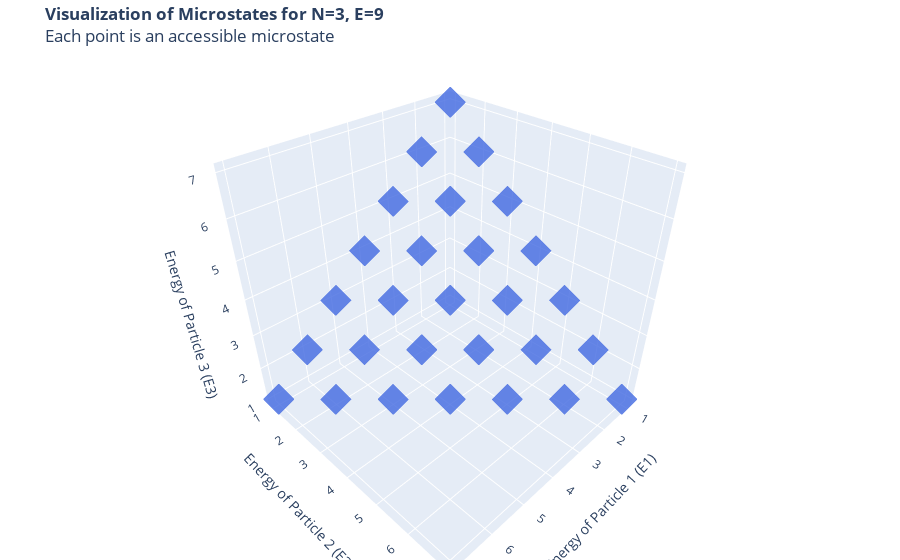
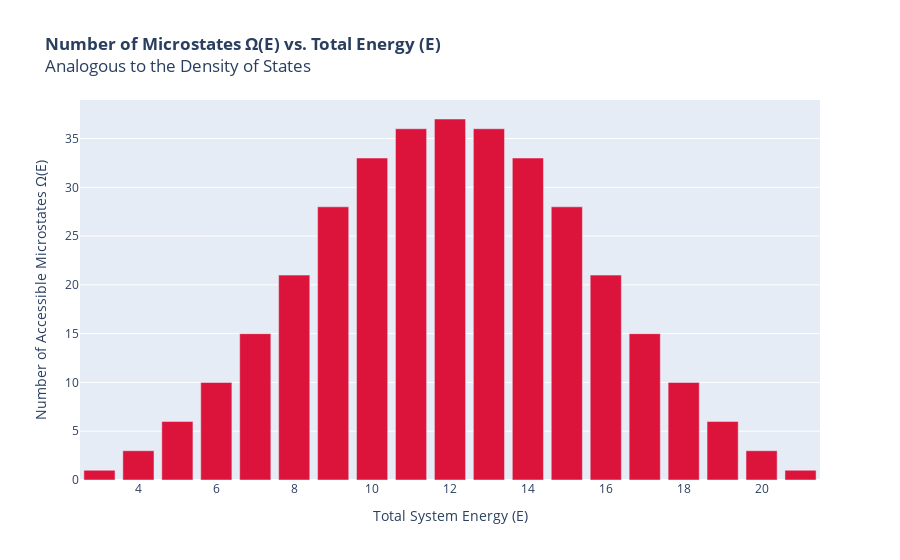

The notebook cell saved with these charts, in order:
### Markdown cell above
## Additional Materials

https://itp.uni-frankfurt.de/~gros/Vorlesungen/TD/8_Microcanonical_ensemble.pdf

https://itp.uni-frankfurt.de/~gros/Vorlesungen/TD/

https://en.wikipedia.org/wiki/Heaviside_step_function

### Code cell
import numpy as np
import plotly.graph_objects as go
from plotly.subplots import make_subplots
from itertools import product

def find_microstates(num_particles, total_energy, max_particle_energy):
    """
    Finds all possible microstates for a system of N particles with a fixed total energy E.

    Args:
        num_particles (int): The number of particles in the system (N).
        total_energy (int): The total energy of the system (E).
        max_particle_energy (int): The maximum possible energy for a single particle.

    Returns:
        list: A list of tuples, where each tuple represents a microstate
              (the energy of each particle).
    """
    # Generate all possible energy combinations for the particles
    # Each particle can have an energy from 1 to max_particle_energy
    possible_energies = range(1, max_particle_energy + 1)
    # 'product' gives the cartesian product, creating all possible combinations
    # of energy states for the N particles.
    all_combinations = product(possible_energies, repeat=num_particles)

    # Filter the combinations to find those that sum to the total energy
    microstates = [combo for combo in all_combinations if sum(combo) == total_energy]
    
    return microstates

def main():
    """
    Main function to run the simulation and generate visualizations.
    """
    # --- System Parameters ---
    # We'll use a simple system of 3 particles.
    NUM_PARTICLES = 3
    # Let's fix the total energy for our primary example.
    TOTAL_ENERGY = 9
    # Assume the maximum energy a single particle can have is 7.
    # This is to keep the state space manageable for demonstration.
    MAX_PARTICLE_ENERGY = 7

    print("--- Microcanonical Ensemble Example ---")
    print(f"System Parameters:")
    print(f"  - Number of particles (N): {NUM_PARTICLES}")
    print(f"  - Total energy (E): {TOTAL_ENERGY}")
    print(f"  - Max energy per particle: {MAX_PARTICLE_ENERGY}\n")

    # --- Find and Display Microstates for a Fixed Energy ---
    # According to the fundamental postulate, in an isolated system (fixed N, V, E),
    # all accessible microstates are equally probable.
    microstates_at_e9 = find_microstates(NUM_PARTICLES, TOTAL_ENERGY, MAX_PARTICLE_ENERGY)
    num_microstates = len(microstates_at_e9)

    print(f"For a total energy E = {TOTAL_ENERGY}, we found {num_microstates} possible microstates.")
    print("This number is Ω(E), the number of states at energy E.")
    print("Each of these microstates is equally likely to occur.")
    print("List of microstates (E_particle1, E_particle2, E_particle3):")
    for state in microstates_at_e9:
        print(f"  {state}")
    print("-" * 35)

    # --- Visualization 1: 3D Plot of Microstates on the Constant Energy Surface ---
    # This plot shows that all our calculated microstates lie on a plane defined by
    # E1 + E2 + E3 = TOTAL_ENERGY. This is the "constant energy surface" in the state space.
    
    fig1 = go.Figure()

    if num_microstates > 0:
        # Unzip the microstates into separate lists for plotting
        e1, e2, e3 = zip(*microstates_at_e9)
        
        fig1.add_trace(go.Scatter3d(
            x=e1, y=e2, z=e3,
            mode='markers',
            marker=dict(
                size=8,
                color='royalblue',
                opacity=0.8,
                symbol='diamond'
            ),
            name=f'Microstates for E={TOTAL_ENERGY}'
        ))

    fig1.update_layout(
        title=f'<b>Visualization of Microstates for N=3, E={TOTAL_ENERGY}</b><br>Each point is an accessible microstate',
        scene=dict(
            xaxis_title='Energy of Particle 1 (E1)',
            yaxis_title='Energy of Particle 2 (E2)',
            zaxis_title='Energy of Particle 3 (E3)',
            aspectratio=dict(x=1, y=1, z=1)
        ),
        margin=dict(l=0, r=0, b=0, t=40)
    )
    fig1.show()

    # --- Calculation & Visualization 2: Number of States Ω(E) vs. Energy E ---
    # Now, let's see how the number of microstates (Ω) changes as we vary the total energy E.
    # This is analogous to the concept of "density of states".
    
    min_energy = NUM_PARTICLES  # Each particle must have at least 1 unit of energy
    max_energy = NUM_PARTICLES * MAX_PARTICLE_ENERGY
    energy_range = range(min_energy, max_energy + 1)
    
    # Calculate the number of microstates for each possible total energy
    omega_values = [len(find_microstates(NUM_PARTICLES, E, MAX_PARTICLE_ENERGY)) for E in energy_range]

    print("\n--- Calculating Ω(E) for a range of energies ---")
    print("Energy (E) | Number of Microstates Ω(E)")
    print("-----------|-----------------------------")
    for E, omega in zip(energy_range, omega_values):
        print(f"{E:^11}|{omega:^29}")
    print("-" * 35)

    # Create the bar chart
    fig2 = go.Figure()
    fig2.add_trace(go.Bar(
        x=list(energy_range),
        y=omega_values,
        marker_color='crimson',
        name='Ω(E)'
    ))

    fig2.update_layout(
        title='<b>Number of Microstates Ω(E) vs. Total Energy (E)</b><br>Analogous to the Density of States',
        xaxis_title='Total System Energy (E)',
        yaxis_title='Number of Accessible Microstates Ω(E)',
        bargap=0.2,
    )
    fig2.show()


if __name__ == '__main__':
    main()

### Figure 1 — Plotly figure (JSON) as saved in the notebook; plotly's stock layout.template omitted (floating-point values rounded to 4 significant figures)
{"data": [{"marker": {"color": "royalblue", "opacity": 0.8, "size": 8, "symbol": "diamond"}, "mode": "markers", "name": "Microstates for E=9", "type": "scatter3d", "x": [1, 1, 1, 1, 1, 1, 1, 2, 2, 2, 2, 2, 2, 3, 3, 3, 3, 3, 4, 4, 4, 4, 5, 5, 5, 6, 6, 7], "y": [1, 2, 3, 4, 5, 6, 7, 1, 2, 3, 4, 5, 6, 1, 2, 3, 4, 5, 1, 2, 3, 4, 1, 2, 3, 1, 2, 1], "z": [7, 6, 5, 4, 3, 2, 1, 6, 5, 4, 3, 2, 1, 5, 4, 3, 2, 1, 4, 3, 2, 1, 3, 2, 1, 2, 1, 1]}], "layout": {"margin": {"b": 0, "l": 0, "r": 0, "t": 40}, "scene": {"aspectratio": {"x": 1, "y": 1, "z": 1}, "xaxis": {"title": {"text": "Energy of Particle 1 (E1)"}}, "yaxis": {"title": {"text": "Energy of Particle 2 (E2)"}}, "zaxis": {"title": {"text": "Energy of Particle 3 (E3)"}}}, "title": {"text": "<b>Visualization of Microstates for N=3, E=9</b><br>Each point is an accessible microstate"}}}

### Figure 2 — Plotly figure (JSON) as saved in the notebook; plotly's stock layout.template omitted (floating-point values rounded to 4 significant figures)
{"data": [{"marker": {"color": "crimson"}, "name": "Ω(E)", "type": "bar", "x": [3, 4, 5, 6, 7, 8, 9, 10, 11, 12, 13, 14, 15, 16, 17, 18, 19, 20, 21], "y": [1, 3, 6, 10, 15, 21, 28, 33, 36, 37, 36, 33, 28, 21, 15, 10, 6, 3, 1]}], "layout": {"bargap": 0.2, "title": {"text": "<b>Number of Microstates Ω(E) vs. Total Energy (E)</b><br>Analogous to the Density of States"}, "xaxis": {"title": {"text": "Total System Energy (E)"}}, "yaxis": {"title": {"text": "Number of Accessible Microstates Ω(E)"}}}}
